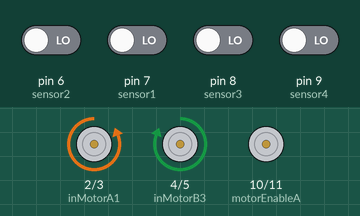
Simulated run of this sketch. Board: Arduino Uno, built with avr-gcc and run on an emulated ATmega328P. On the bench: motor-driver pin pairs drawn as motors (green arrow = first pin HIGH = forward, orange = second pin HIGH = backward, longer = more drive). The inputs (shaded band) are chosen by the test bench; at power-on: pin 6 (sensor2), pin 7 (sensor1), pin 8 (sensor3), pin 9 (sensor4) LOW.

Above: at 3.2 s.
3.3 s: pin 6 (sensor2) driven HIGH and pin 8 (sensor3) driven HIGH
At 4.5 s:
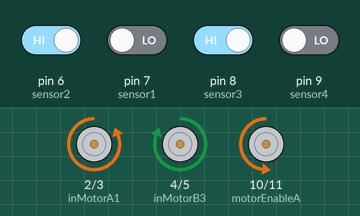
4.8 s: pin 7 (sensor1) driven HIGH
At 6.0 s:
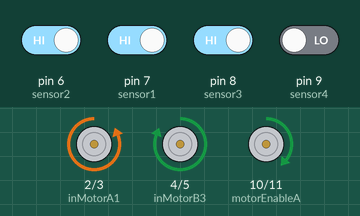
6.3 s: pin 7 (sensor1) driven LOW
At 24.4 s:
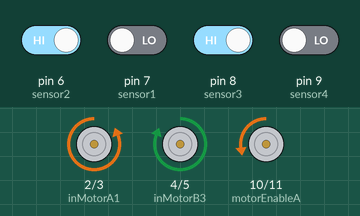
Timing chart, 0 to 25.5 s (numbered marks = the images above; inputs shaded):
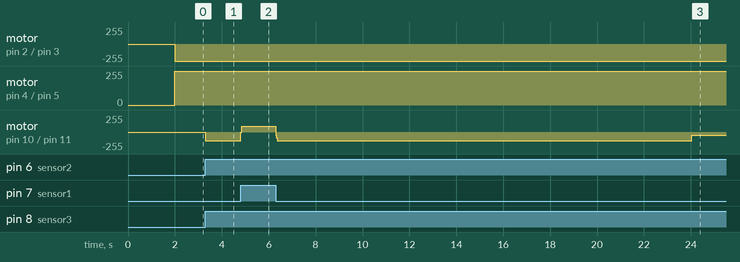

The sketch:

nov_seguidor.ino
```cpp
//definindo motores
#define motorEnableA 10
#define inMotorA1 2
#define inMotorA2 3
#define motorEnableB 11
#define inMotorB3 4
#define inMotorB4 5

//velocidades dos motores
#define parada 0
#define velocidade1 130
#define velocidade2 155
#define velocidade3 255

//definindo sensores seguidores de linha
#define sensor1 7
#define sensor2 6
#define sensor3 8
#define sensor4 9

unsigned long tempo = 22000 + 2000; // criada para tirar o delay do inicio da contagem

void setup() {
  // put your setup code here, to run once:

  //~~~~~~~~~~~~~~~~~~~~~~~~~~~~~~~~~~"Setup" é onde ocorre a definição de (entrada) e (saída) de cada componente no nosso arduino~~~~~~~~~~~~~~~~~~~~~~~~~~~~~~~~~~//

  //motores
  pinMode(motorEnableA, OUTPUT);
  pinMode(inMotorA1, OUTPUT);
  pinMode(inMotorA2, OUTPUT);
  pinMode(motorEnableB, OUTPUT);
  pinMode(inMotorB3, OUTPUT);
  pinMode(inMotorB4, OUTPUT);

  //sensores seguidores de linha
  pinMode(sensor1, INPUT);
  pinMode(sensor2, INPUT);
  pinMode(sensor3, INPUT);
  pinMode(sensor4, INPUT);

  //tempo até o carrinho começar a iniciar
  delay(2000);
  }

void loop() {
// put your main code here, to run repeatedly:

  //~~~~~~~~~~~~~~~~~~~~~~~~~~~~~~~~~~"Loop" é onde ás ações serão executadas repetidamente~~~~~~~~~~~~~~~~~~~~~~~~~~~~~~~~~~//

  //leitura dos sensores
  //armazenei o valor lido pelos sensores em variáveis booleanas que retornam (true) ou (false)
  bool detSensor1 = digitalRead (sensor1);
  bool detSensor2 = digitalRead (sensor2);
  bool detAux1 = digitalRead (sensor3);
  bool detAux2 = digitalRead (sensor4);

    //ir para frente
    if ((detAux1 == true) and  (detSensor1 == true) and (detSensor2 == true) and (detSensor2 == true)){
      frente();
    }
    //curva para esquerda com os sensores principais
    if ((detAux1 == true) and (detSensor1 == false) and (detSensor2 == true) and (detSensor2 == true)){
      curva_e();
    }
    //curva para direita com os sensores principais
    if ((detAux1 == true) and (detSensor1 == true) and (detSensor2 == false) and (detAux2 == true)){
      curva_d();
    }
     //cruzamento de linhas com os sensores principais
    if ((detAux1 == true) and (detSensor1 == false) and (detSensor2 == false) and (detAux2 == true)){
      frente();
    }
    //curva para esquerda (sensores auxiliares) RÉ
    if ((detAux1 == false) and (detSensor1 == true) and (detSensor2 == true) and (detAux2 == true)){
       curva_e();
    }
    //curva para direita (sensores auxiliares)
    if ((detAux1 == true) and (detSensor1 == true) and (detSensor2 == true) and (detAux2 == false)){
      curva_d();
    }
    //cruzamento de linha (sensores auxiliares)
    if ((detAux1 == false) and (detSensor1 == true) and (detSensor2 == true) and (detAux2 == false)){
      frente();
    }
    //se caso todos estiverem sobre a faixa devem ignorar a mesma
    if ((detAux1 == false) and (detSensor1 == false) and (detSensor2 == false) and (detAux2 == false)){
      frente();
    }
    //caso os 2 sensores do lado direito (detSensor2) e (detAux2) estiverem sobre a linha devem ignorar a linha
    if ((detAux1 == true) and (detSensor1 == true) and (detSensor2 == false) and (detAux2 == false)){
      curva_d();
    }
    //caso os 2 sensores do lado esquerdo (detAux1) e (detSensor1) estiverem sobre a linha devem ignorar a linha
    if ((detAux1 == false) and (detSensor1 == false) and (detSensor2 == true) and (detAux2 == true)){
      curva_e();
    }
    // para que os 22 seg do inicio do código ao serem batidos pare o carrinho
    if (millis() >= tempo){
      parar();
    }
}


void frente(){
  analogWrite(motorEnableA, velocidade1);
  digitalWrite(inMotorA1, LOW);
  digitalWrite(inMotorA2, HIGH);

  analogWrite(motorEnableB, velocidade1);
  digitalWrite(inMotorB3, HIGH);
  digitalWrite(inMotorB4, LOW);
}

void curva_d(){
  analogWrite(motorEnableA, velocidade1);
  digitalWrite(inMotorA1, LOW);
  digitalWrite(inMotorA2, HIGH);

  analogWrite(motorEnableB, parada);
  digitalWrite(inMotorB3, HIGH);
  digitalWrite(inMotorB4, LOW);
}

void curva_e(){
  analogWrite(motorEnableA, parada);
  digitalWrite(inMotorA1, LOW);
  digitalWrite(inMotorA2, HIGH);

  analogWrite(motorEnableB, velocidade1);
  digitalWrite(inMotorB3, HIGH);
  digitalWrite(inMotorB4, LOW);
}

void parar(){
  analogWrite(motorEnableA, parada);
  digitalWrite(inMotorA1, LOW);
  digitalWrite(inMotorA2, HIGH);

  analogWrite(motorEnableB, parada);
  digitalWrite(inMotorB3, HIGH);
  digitalWrite(inMotorB4, LOW);
}
```

Measured:
- after the input at 3.3 s, motor on pin 10 (motorEnableA) / pin 11 (motorEnableB): stopped → backward 130/255 at once
- after the input at 4.8 s, motor on pin 10 (motorEnableA) / pin 11 (motorEnableB): backward 130/255 → forward 83/255 at once
- after the input at 6.3 s, motor on pin 10 (motorEnableA) / pin 11 (motorEnableB): forward 83/255 → backward 130/255 at once, → backward 52/255 17.7 s later
